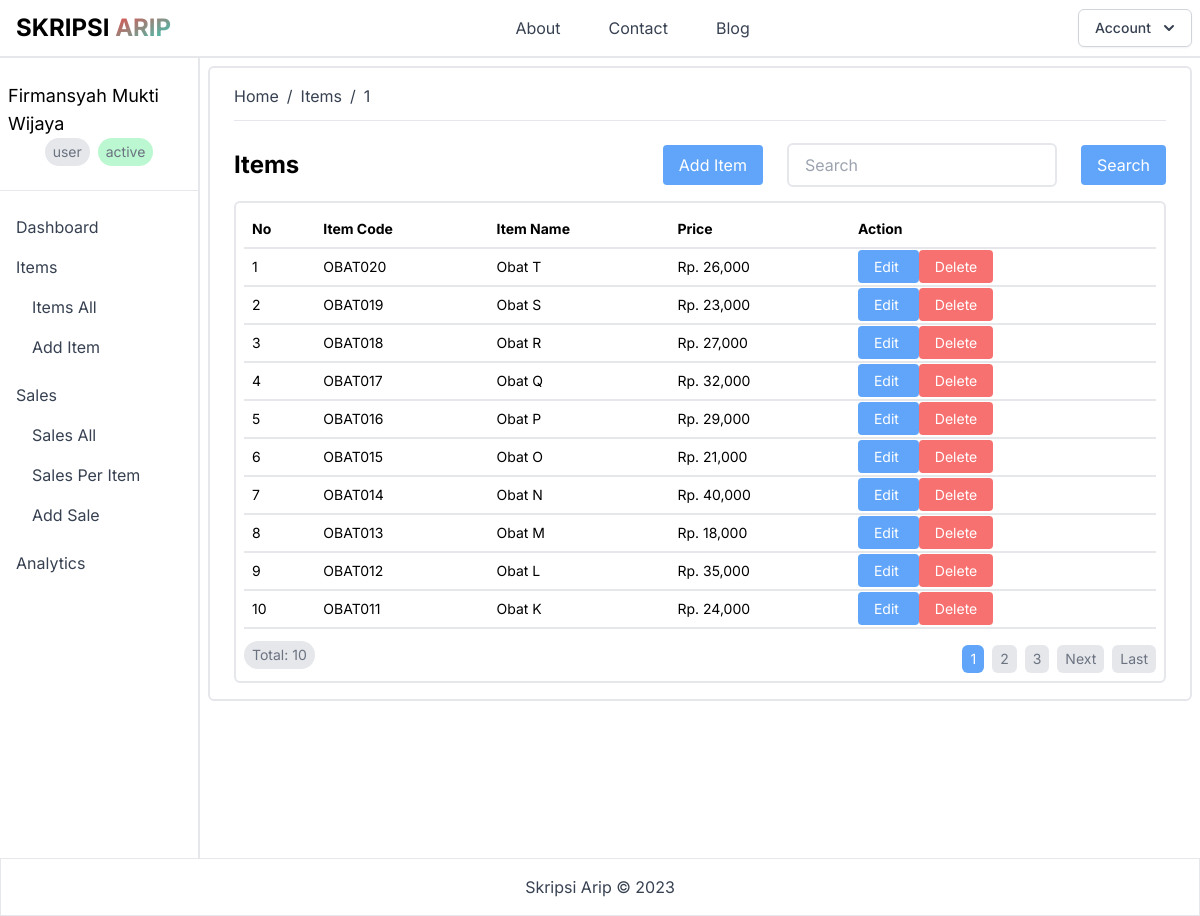
The page /items.php (signed in) on the database as committed earlier.
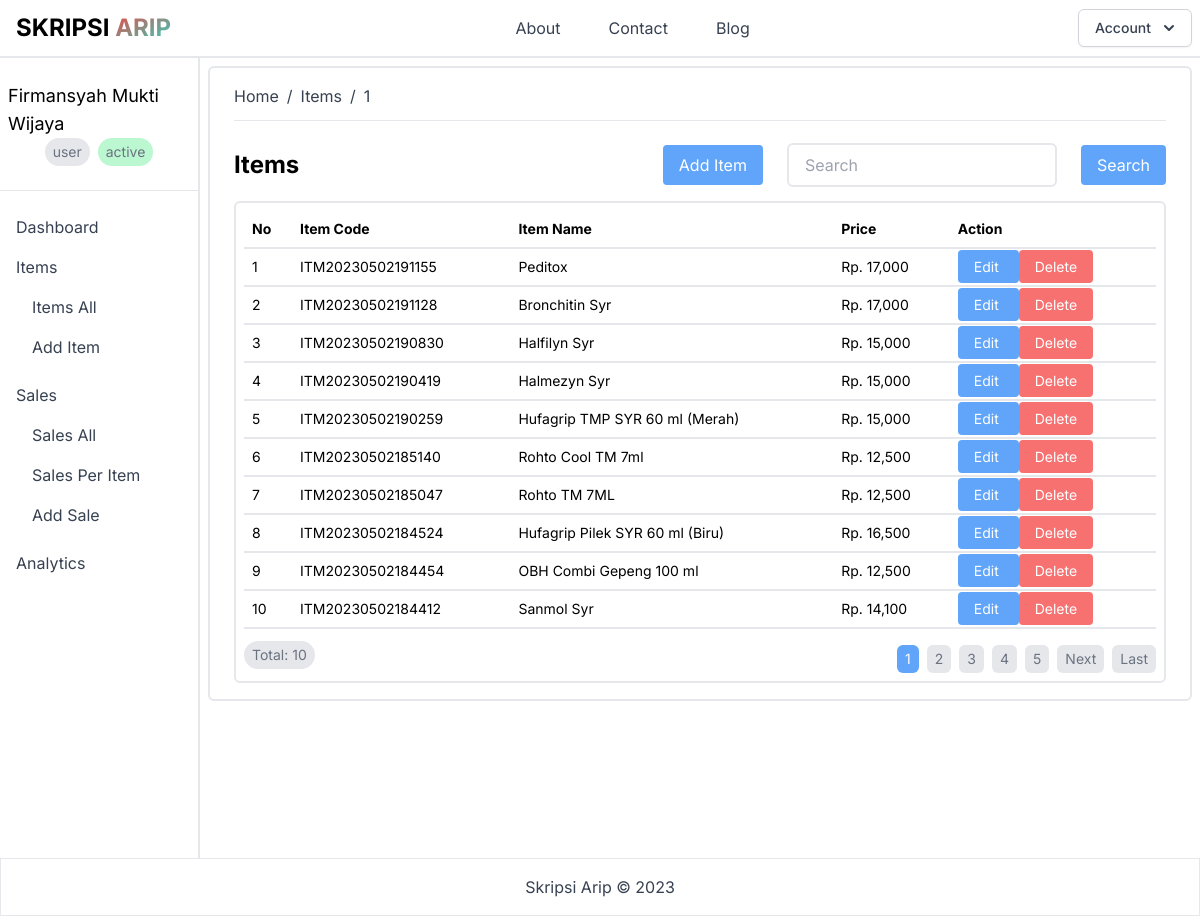
The same page on the database as committed later.
### tables this page shows
CREATE TABLE `items` (
  `id` int(11) NOT NULL,
  `code` varchar(32) NOT NULL,
  `name` varchar(128) NOT NULL,
  `price` varchar(256) NOT NULL,
  `stock` varchar(256) NOT NULL,
  `created_at` datetime NOT NULL,
  `updated_at` datetime NOT NULL,
  `id_user` int(11) NOT NULL
);

### public/items.php (the view, shortened to what the changed rows need)
<?php
require_once("config.php");
$limit = 10;
$page = isset($_GET["page"]) ? (int)$_GET["page"] : 1;
$start = ($page > 1) ? ($page * $limit) - $limit : 0;
$items = mysqli_query($conn, "SELECT * FROM items ORDER BY id DESC LIMIT $start, $limit");
$next_page = $page + 1;
$no = $start + 1;
?>
<!DOCTYPE html>
<html lang="id">
<head>
    <link rel="stylesheet" href="css/output.css">
</head>
<body class="font-inter">
    <header class="bg-white w-full border-b-2 border-gray-200">
        <?php
            include("components/navbar.php");
        ?>
    </header>
    <div class="container-fluid mx-auto h-auto">
        <div class="flex">
            <?php
                include("components/sidebar.php");
            ?>
            <div class="w-10/12 h-screen p-2">
                <div class="w-full h-auto border-2 border-gray-200 rounded-md py-4 px-6">
                    <div class="flex flex-col gap-4 mt-4">
                        <div class="flex flex-col gap-2">
                            <div class="flex flex-row items-center justify-between">
                                <div class="flex flex-row items-center gap-2">
                                    <h1 class="text-2xl font-bold">Items</h1>
                                </div>
                            </div>
                            <div class="w-full h-auto border-2 border-gray-200 rounded-md py-2 px-2">
                                <table class="w-full text-left text-sm">
                                    <thead class="border-b-2 border-gray-200">
                                        <tr>
                                            <th class="px-2 py-2">No</th>
                                            <th class="px-2 py-2">Item Code</th>
                                            <th class="px-2 py-2">Item Name</th>
                                            <th class="px-2 py-2">Price</th>
                                            <th class="px-2 py-2">Action</th>
                                        </tr>
                                    </thead>
                                    <tbody>
                                        <?php
                                            while($item = mysqli_fetch_array($items)){
                                        ?>
                                        <tr class="border-b-2 border-gray-200">
                                            <td class="px-2 py-2"><?php echo $no++; ?></td>
                                            <td class="px-2 py-2"><?php echo $item["code"]; ?></td>
                                            <td class="px-2 py-2"><?php echo $item["name"]; ?></td>
                                            <td class="px-2 py-2">Rp. <?php echo number_format($item["price"]); ?></td>
                                            <td class="px-2 py-2">
                                                <a href="edit_item.php?id=<?php echo $item["id"]; ?>"
                                                    class="bg-blue-400 text-white px-4 py-2 rounded hover:bg-blue-600">
                                                    Edit
                                                </a>
                                                <a href="delete_item.php?id=<?php echo $item["id"]; ?>"
                                                    class="bg-red-400 text-white px-4 py-2 rounded hover:bg-red-600"
                                                    onclick="return confirm('Are you sure you want to delete this item?');">
                                                    Delete
                                                </a>
                                            </td>
                                        </tr>
                                        <?php
                                            }
                                        ?>
                                    </tbody>
                                </table>
                                <div class="flex flex-row items-center justify-between mt-2">
                                    <h2 class="text-sm text-gray-500 bg-gray-200 px-2 py-1 rounded-full">Total: 10</h2>
                                    <div class="flex flex-row items-center justify-end gap-2 mt-2 text-sm">
                                        <?php
                                            $sql = "SELECT * FROM items";
                                            $result = mysqli_query($conn, $sql);
                                            $total_data = mysqli_num_rows($result);
                                            $total_page = ceil($total_data / $limit);
                                        ?>
                                        <?php
                                            for($i = 1; $i <= $total_page; $i++){
                                                if($i == $page){
                                                    $active = "bg-blue-400 text-white";
                                                }else{
                                                    $active = "bg-gray-200 text-gray-500 hover:bg-gray-400";
                                                }
                                        ?>
                                        <a href="items.php?page=<?php echo $i; ?>"
                                            class="<?php echo $active; ?> px-2 py-1 rounded-md">
                                            <?php echo $i; ?>
                                        </a>
                                        <?php
                                            }
                                            if($page < $total_page){
                                        ?>
                                        <a href="items.php?page=<?php echo $next_page; ?>"
                                            class="bg-gray-200 text-gray-500 px-2 py-1 rounded-md hover:bg-gray-400">
                                            Next
                                        </a>
                                        <a href="items.php?page=<?php echo $total_page; ?>"
                                            class="bg-gray-200 text-gray-500 px-2 py-1 rounded-md hover:bg-gray-400">
                                            Last
                                        </a>
                                        <?php
                                            }
                                        ?>
                                    </div>
                                </div>
                            </div>
                        </div>
                    </div>
                </div>
            </div>
        </div>
</body>
</html>

Rows that differ between the two databases and show on the page:
no longer on this page (row unchanged): items: code "OBAT020", name "Obat T", price "26,000"
no longer on this page (row unchanged): items: code "OBAT019", name "Obat S", price "23,000"
no longer on this page (row unchanged): items: code "OBAT018", name "Obat R", price "27,000"
no longer on this page (row unchanged): items: code "OBAT017", name "Obat Q", price "32,000"
no longer on this page (row unchanged): items: code "OBAT016", name "Obat P", price "29,000"
no longer on this page (row unchanged): items: code "OBAT015", name "Obat O", price "21,000"
no longer on this page (row unchanged): items: code "OBAT014", name "Obat N", price "40,000"
no longer on this page (row unchanged): items: code "OBAT013", name "Obat M", price "18,000"
no longer on this page (row unchanged): items: code "OBAT012", name "Obat L", price "35,000"
no longer on this page (row unchanged): items: code "OBAT011", name "Obat K", price "24,000"
added items: code "ITM20230502191155", name "Peditox", price "17,000"
added items: code "ITM20230502191128", name "Bronchitin Syr", price "17,000"
added items: code "ITM20230502190830", name "Halfilyn Syr", price "15,000"
added items: code "ITM20230502190419", name "Halmezyn Syr", price "15,000"
added items: code "ITM20230502190259", name "Hufagrip TMP SYR 60 ml (Merah)", price "15,000"
added items: code "ITM20230502185140", name "Rohto Cool TM 7ml", price "12,500"
added items: code "ITM20230502185047", name "Rohto TM 7ML", price "12,500"
added items: code "ITM20230502184524", name "Hufagrip Pilek SYR 60 ml (Biru)", price "16,500"
added items: code "ITM20230502184454", name "OBH Combi Gepeng 100 ml", price "12,500"
added items: code "ITM20230502184412", name "Sanmol Syr", price "14,100"
Other text that changed with them:
new list line: "4"
new list line: "5"
